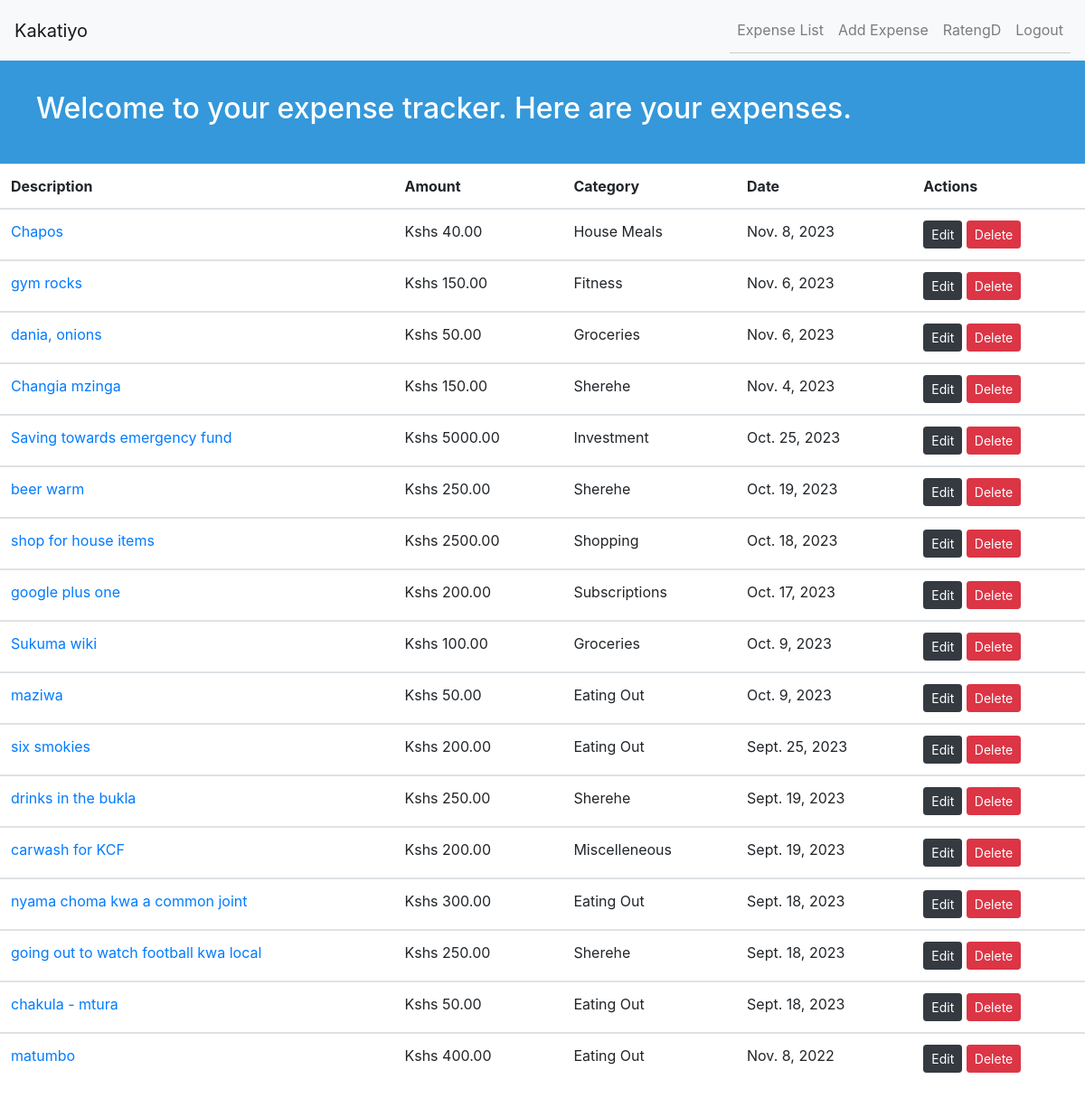
Page /expense/ (signed in) on the committed database.
### tracker/models.py (models this page shows, shortened)
class Expense(models.Model):
    user = models.ForeignKey(User, on_delete=models.CASCADE)
    date = models.DateField()
    description = models.CharField(max_length=200)
    amount = models.DecimalField(max_digits=10, decimal_places=2)
    category = models.ForeignKey(
        Category, on_delete=models.SET_NULL, null=True, blank=True)

class Category(models.Model):
    name = models.CharField(max_length=100)
    def __str__(self):
        return self.name

### tracker/views.py (the view)
# urls.py: path('expense/', expense_list, name="expense_list"),
@login_required
def expense_list(request):
    expenses = Expense.objects.filter(user=request.user).order_by('-date')
    return render(request, 'tracker/expense_list.html', {'expenses': expenses})

### tracker/templates/tracker/expense_list.html
{% extends 'base.html' %} {% block content %}
<header class="py-4" style="background-color: #3498db; color: #fff">
	<div class="container">
		<div class="row">
			<h2>Welcome to your expense tracker. Here are your expenses.</h2>
		</div>
	</div>
</header>
<table class="table table-hover">
	<thead>
		<tr>
			<th scope="col">Description</th>
			<th scope="col">Amount</th>
			<th scope="col">Category</th>
			<th scope="col">Date</th>
			<th scope="col">Actions</th>
		</tr>
	</thead>
	{% for expense in expenses %}
	<tbody>
		<tr>
			<td scope="row">
				<a href="{% url 'expense_detail' expense.id %}">
					{{ expense.description }}</a
				>
			</td>
			<td>Kshs {{ expense.amount }}</td>
			<td>{{ expense.category }}</td>
			<td>{{ expense.date }}</td>
			<td>
				{% if user.is_authenticated %}
				<a
					href="{% url 'edit_expense' expense.id %}"
					class="btn btn-dark btn-sm"
					>Edit</a
				>
				<a
					href="{% url 'delete_expense' expense.id %}"
					class="btn btn-danger btn-sm"
					>Delete</a
				>
				{% endif %}
			</td>
		</tr>
	</tbody>
	{% endfor %}
</table>
{% endblock content %}

### tracker/templates/navbar.html (shortened to what this page needs)
<nav class="navbar navbar-expand-lg navbar-light bg-light">
	<a class="navbar-brand" href="{% url 'home' %}"> Kakatiyo</a>
	<div class="collapse navbar-collapse" id="navbarNav">
		<ul class="navbar-nav ml-auto">
			{% if user.is_authenticated %}
			<li class="nav-item">
				<a class="nav-link" href="{% url 'expense_list' %}">Expense List</a>
			</li>
			<li class="nav-item">
				<a class="nav-link" href="{% url 'add_expense' %}">Add Expense</a>
			</li>
			<li class="nav-item">
				<a class="nav-link" href="#"> {{ user.username }} </a>
			</li>
			<li class="nav-item">
				<a class="nav-link" href="{% url 'logout' %}">Logout</a>
			</li>
			{% endif %}
		</ul>
	</div>
</nav>

### static/css/styles.css (style rules this page uses)
h2 { text-align: center; background-color: #3498db; color: #fff; padding: 10px; }
ul { list-style-type: none; padding: 0; }
li { padding: 5px 0; border-bottom: 1px solid #ccc; }
.btn-danger { background-color: #e74c3c; color: #fff; padding: 5px 10px; border: none; border-radius: 5px; cursor: pointer; }

### rows in the picture
Expense: description "Chapos", amount "40.00", category "House Meals", date "Nov. 8, 2023"
Expense: description "gym rocks", amount "150.00", category "Fitness", date "Nov. 6, 2023"
Expense: description "dania, onions", amount "50.00", category "Groceries", date "Nov. 6, 2023"
Expense: description "Changia mzinga", amount "150.00", category "Sherehe", date "Nov. 4, 2023"
Expense: description "Saving towards emergency fund", amount "5000.00", category "Investment", date "Oct. 25, 2023"
Expense: description "beer warm", amount "250.00", category "Sherehe", date "Oct. 19, 2023"
Expense: description "shop for house items", amount "2500.00", category "Shopping", date "Oct. 18, 2023"
Expense: description "google plus one", amount "200.00", category "Subscriptions", date "Oct. 17, 2023"
Expense: description "Sukuma wiki", amount "100.00", category "Groceries", date "Oct. 9, 2023"
Expense: description "maziwa", amount "50.00", category "Eating Out", date "Oct. 9, 2023"
Expense: description "six smokies", amount "200.00", category "Eating Out", date "Sept. 25, 2023"
Expense: description "drinks in the bukla", amount "250.00", category "Sherehe", date "Sept. 19, 2023"
Expense: description "carwash for KCF", amount "200.00", category "Miscelleneous", date "Sept. 19, 2023"
Expense: description "nyama choma kwa a common joint", amount "300.00", category "Eating Out", date "Sept. 18, 2023"
Expense: description "going out to watch football kwa local", amount "250.00", category "Sherehe", date "Sept. 18, 2023"
Expense: description "chakula - mtura", amount "50.00", category "Eating Out", date "Sept. 18, 2023"
Expense: description "matumbo", amount "400.00", category "Eating Out", date "Nov. 8, 2022"

### other values in the picture
{{ user.username }} "RatengD"
